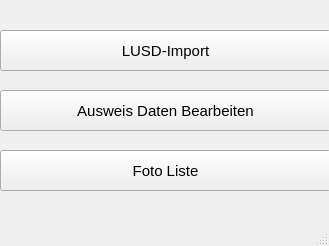
<?xml version="1.0" encoding="UTF-8"?>
<ui version="4.0">
 <class>MainWindow</class>
 <widget class="QMainWindow" name="MainWindow">
  <property name="geometry">
   <rect>
    <x>0</x>
    <y>0</y>
    <width>329</width>
    <height>246</height>
   </rect>
  </property>
  <property name="windowTitle">
   <string>MainWindow</string>
  </property>
  <widget class="QWidget" name="centralwidget">
   <widget class="QPushButton" name="pushButton">
    <property name="geometry">
     <rect>
      <x>0</x>
      <y>30</y>
      <width>331</width>
      <height>41</height>
     </rect>
    </property>
    <property name="font">
     <font>
      <pointsize>11</pointsize>
     </font>
    </property>
    <property name="text">
     <string>LUSD-Import</string>
    </property>
   </widget>
   <widget class="QPushButton" name="pushButton_2">
    <property name="geometry">
     <rect>
      <x>0</x>
      <y>90</y>
      <width>331</width>
      <height>41</height>
     </rect>
    </property>
    <property name="font">
     <font>
      <pointsize>11</pointsize>
     </font>
    </property>
    <property name="text">
     <string>Ausweis Daten Bearbeiten</string>
    </property>
   </widget>
   <widget class="QPushButton" name="pushButton_3">
    <property name="geometry">
     <rect>
      <x>0</x>
      <y>150</y>
      <width>331</width>
      <height>41</height>
     </rect>
    </property>
    <property name="font">
     <font>
      <pointsize>11</pointsize>
     </font>
    </property>
    <property name="text">
     <string>Foto Liste</string>
    </property>
   </widget>
  </widget>
  <widget class="QStatusBar" name="statusbar"/>
 </widget>
 <resources/>
 <connections/>
</ui>
